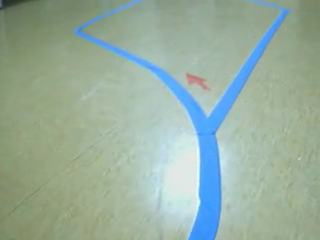
#> input picture segmentacion/imagenes/linea0.png, 320 x 240 px; its folder holds 4 pictures in this run
$ python normalizar_imagenes.py
#> lines starting #> are read from the running program, lines starting #| are printed output that depends on the picture
import cv2
import numpy as np

for i in range(10):
    filename = "linea{}.png".format(i)
    img_pre = cv2.imread(filename)
#> img_pre is the input picture: shape (240, 320, 3); mean B, G, R 159.6, 174, 152.2
    norm=np.rollaxis((np.rollaxis(img_pre,2)+0.0)/np.sum(img_pre,2),0,3)[:,:,:]
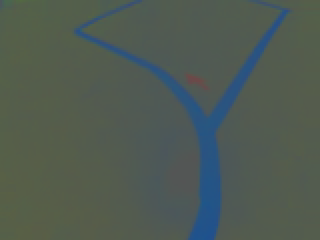
#> norm: shape (240, 320, 3) float64; mean B, G, R 0.326, 0.359, 0.314
    cv2.imwrite("norm_linea{}.png".format(i),norm)
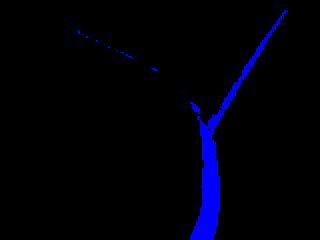
#> saved as norm_linea0.png: shape (240, 320, 3); mean B, G, R 0.0371, 0, 0; drawn with 1 as white
#> pass 2 of the loop `for i in range(10):`:
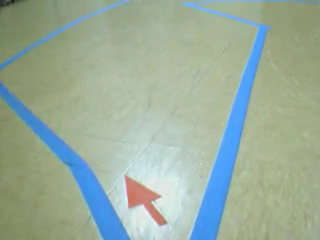
#> input picture segmentacion/imagenes/linea1.png, 320 x 240 px
#> img_pre is the input picture: shape (240, 320, 3); mean B, G, R 156.8, 173.6, 154.8
#> `norm=np.rollaxis((np.rollaxis(img_pre,2)+0.0)/np.sum(img_pre,2),0,3)[:..`:
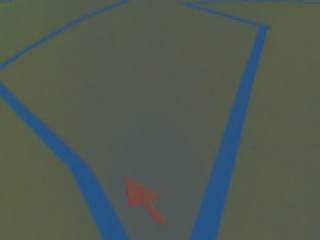
#> norm: shape (240, 320, 3) float64; mean B, G, R 0.322, 0.359, 0.319
#> `cv2.imwrite("norm_linea{}.png".format(i),norm)`:
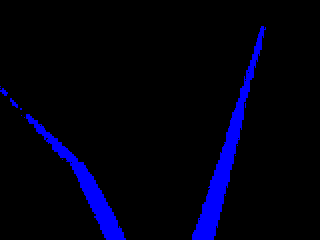
#> saved as norm_linea1.png: shape (240, 320, 3); mean B, G, R 0.0625, 0, 0; drawn with 1 as white
#> (the run stopped early here; a loop or call above may not have finished)
